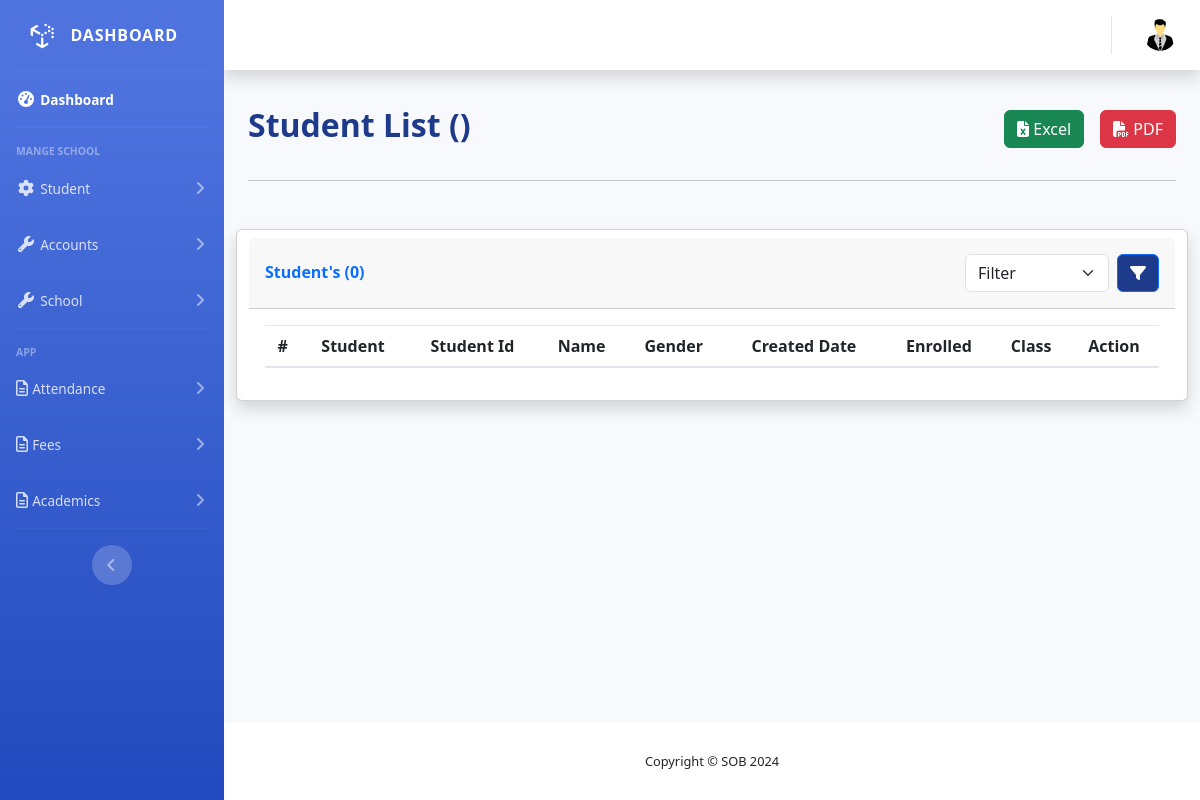
The page /student/students/ on the database as committed earlier.
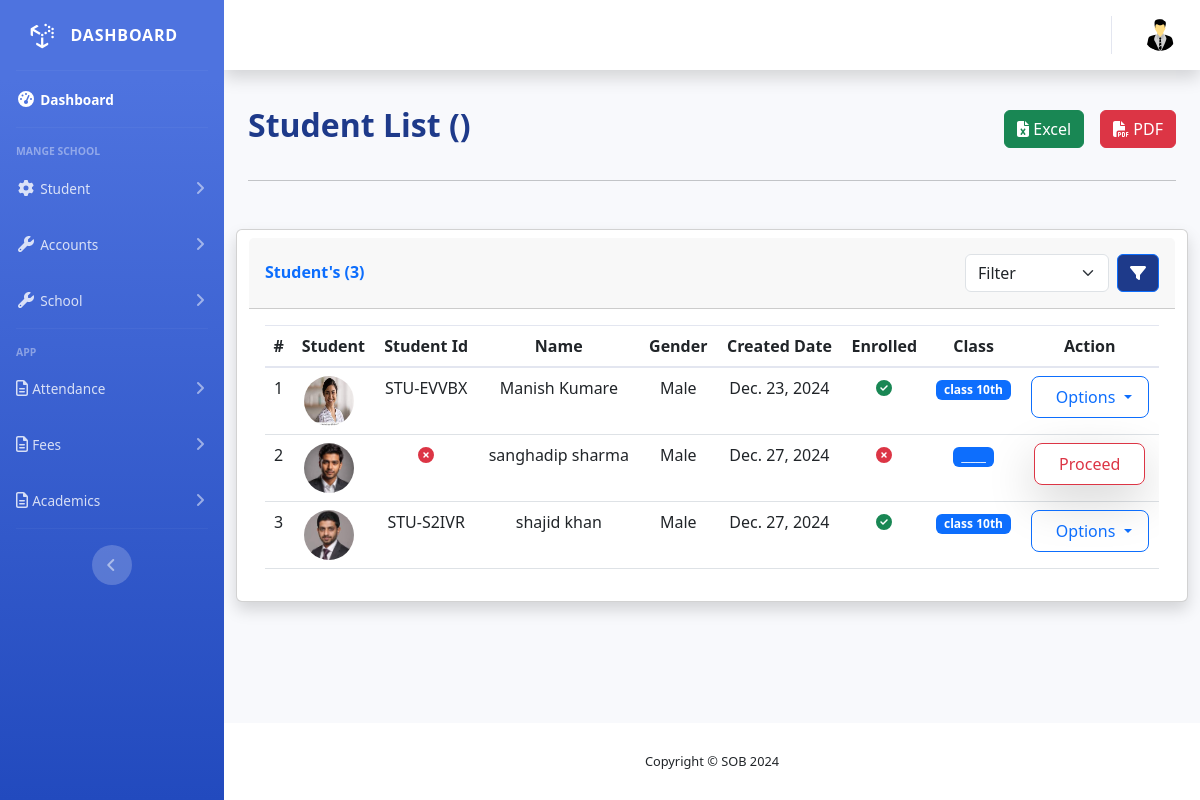
The same page on the database as committed later.
### student/models.py (models this page shows, shortened)
class Student(models.Model):
    user = models.OneToOneField(User, on_delete=models.CASCADE, related_name='student', null=True, blank=True)
    first_name = models.CharField(max_length=100)
    last_name = models.CharField(max_length=100)
    date_of_birth = models.DateField()
    gender = models.CharField(max_length=10, choices=[('male', 'Male'), ('female', 'Female')])
    adhar_number = models.CharField(
        max_length=12,  # Ensures the field allows a maximum of 12 characters
        validators=[RegexValidator(r'^\d{12}$', message="Aadhar number must be exactly 12 digits.")],
        unique=True,  # Enforces uniqueness in the database
        verbose_name="Aadhar Number"
    )
    religion = models.CharField(max_length=50, choices=RELIGION_CHOICES)
    photo = models.ImageField(upload_to='student_photos/', blank=True, null=True, verbose_name="Student Photo", help_text="Upload a valid image file (JPG, PNG, etc.) not exceeding 500 KB.", height_field=None, width_field=None)
    profile_creation_date = models.DateField(auto_now_add=True)
    last_school_name = models.CharField(max_length=255)
    last_class_attended = models.CharField(max_length=100)
    examination_board = models.CharField(max_length=100)
    percentage_or_grade = models.CharField(max_length=50)  # Can store percentage or grade
    leaving_certificate_date = models.DateField(null=True, blank=True)
    leaving_certificate_number = models.CharField(max_length=100)
    nationality = models.CharField(max_length=10, choices=[('in', 'India'), ('o', 'Other')])
    residential_address = models.TextField(max_length=70)
    residential_city = models.CharField(max_length=100)
    residential_state = models.CharField(max_length=100 , choices=INDIAN_STATES)
    residential_pin_code = models.CharField(max_length=6, validators=[RegexValidator(r'^\d{6}$')])
    permanent_address = models.TextField(max_length=70)
    permanent_city = models.CharField(max_length=100)
    permanent_state = models.CharField(max_length=100, choices=INDIAN_STATES)
    permanent_pin_code = models.CharField(max_length=6, validators=[RegexValidator(r'^\d{6}$')])
    local_guardian_name = models.CharField(max_length=100, null=True, blank=True)
    local_guardian_mobile = models.CharField(max_length=15, null=True, blank=True)
    local_guardian_address = models.TextField(null=True, blank=True)
    local_guardian_health_problem = models.TextField(null=True, blank=True)
    relation_to_guardian = models.CharField(max_length=50, blank=True, null=True, help_text="Relation to the guardian, e.g. Uncle, Aunt")
    father_name = models.CharField(max_length=100)
    father_age = models.IntegerField(null=True, blank=True)
    father_education = models.CharField(max_length=100, null=True, blank=True)
    father_occupation = models.CharField(max_length=100, null=True, blank=True)
    father_organisation = models.CharField(max_length=100, null=True, blank=True)
    father_designation = models.CharField(max_length=100,null=True, blank=True)
    father_languages_known = models.CharField(max_length=200, null=True, blank=True)
    father_mobile_number = models.CharField(max_length=10)
    father_email = models.EmailField(null=True, blank=True)
    father_phone = models.CharField(max_length=20, null=True, blank=True)
    father_annual_income = models.DecimalField(max_digits=12, decimal_places=2,null=True, blank=True)
    mother_name = models.CharField(max_length=100)
    mother_age = models.IntegerField(null=True, blank=True)
    mother_education = models.CharField(max_length=100,null=True, blank=True)
    mother_occupation = models.CharField(max_length=100,null=True, blank=True)
    mother_organisation = models.CharField(max_length=100,null=True, blank=True)
    mother_designation = models.CharField(max_length=100,null=True, blank=True)
    mother_languages_known = models.CharField(max_length=200, null=True, blank=True)
    mother_mobile_number = models.CharField(max_length=10)
    mother_email = models.EmailField(null=True, blank=True)
    mother_phone = models.CharField(max_length=20,null=True, blank=True)
    mother_annual_income = models.DecimalField(max_digits=12, decimal_places=2,null=True, blank=True)

class Enrollment(models.Model):
    student = models.ForeignKey(Student, on_delete=models.CASCADE, related_name='enrollments')
    academic_year = models.ForeignKey(AcademicYear, on_delete=models.CASCADE, related_name='enrollments')
    standard = models.ForeignKey(Class, on_delete=models.CASCADE, related_name='enrollments')
    enrollment_date = models.DateField(auto_now_add=True)
    cancel_enroll = models.BooleanField(default=False)
    class Meta:
        unique_together = ('student','academic_year')

### accounts/models.py (models this page shows, shortened)
class User(AbstractUser):
    USER_TYPE_CHOICES = (
        ('M', 'Management Admin'),
        ('STA', 'Staff'),
        ('P', 'Principal'),
        ('T', 'Teacher'),
        ('STU', 'Student'),
    )
    user_type = models.CharField(max_length=20, choices=USER_TYPE_CHOICES)
    user_id = models.CharField(max_length=20, blank=True)
    is_active = models.BooleanField(default=True)
    history = HistoricalRecords()

### core/models.py (models this page shows)
class Class(models.Model):
    name = models.CharField(max_length=50, help_text="Class 1st etc...")
    section = models.CharField(max_length=1, choices=LETTER_CHOICES,null=True, blank=True)
    alias = models.CharField(max_length=20, null=True, blank=True)
    user = models.ForeignKey(User, on_delete=models.SET_NULL, null=True, blank=True,related_name='class_teacher_of', limit_choices_to={'user_type': 'T'}, verbose_name="Class Teacher")
    total_students = models.PositiveIntegerField(default=0)
    class_monitor_boy = models.ForeignKey(User, on_delete=models.SET_NULL, null=True, blank=True, related_name='monitor_boy_of', limit_choices_to={'user_type': 'STU'},)
    class_monitor_girl = models.ForeignKey(User, on_delete=models.SET_NULL, null=True, blank=True, related_name='monitor_girl_of', limit_choices_to={'user_type': 'STU'},)
    subjects = models.ManyToManyField(Subject, related_name='classes')
    history = HistoricalRecords()
    def __str__(self):
        return f"{self.name} {self.section or ''}"

### student/views.py (the view, shortened to what this page needs)
# urls.py: path('students/', StudentListView.as_view(), name='student-list'), #all students
class StudentListView(ListView):
    model = Student
    context_object_name = 'students'
    def get_queryset(self):
        students = Student.objects.all()
        return students.order_by('id')
    def get_context_data(self, **kwargs):
        context = super().get_context_data(**kwargs)
        return context

### core/models.py (called while the page is built)
    def __str__(self):
        return self.name

### student/templates/student/student_list.html (shortened to what the changed rows need)
{% extends "base.html" %}
{% load static %}
{% block head %}
<link rel="stylesheet" href="https://cdnjs.cloudflare.com/ajax/libs/twitter-bootstrap/5.3.0/css/bootstrap.min.css">
<link rel="stylesheet" href="https://cdn.datatables.net/2.1.8/css/dataTables.bootstrap5.css">
{% endblock head %}
{% block main %}
<div class="container">
        <div class="d-flex justify-content-between align-items-center">
          <h2 class="fw-bold text-start" style="color:#1E3A8A;">Student List ({{ac_year}})</h2>
        </div>
      <div class="row mt-5">
        <div class="card shadow mb-4">
          <div class="card-header py-3 mt-2">
            <div class="d-flex justify-content-between align-items-center">
              <h6 class="m-0 font-weight-bold text-primary">Student's ({{students.all.count}})</h6>
              <form action="" method="get" class="d-flex w-auto">
                <div class="me-2">
                </div>
                <button type="submit" id="filter-btn" class="btn btn-primary" style="background-color:#1E3A8A;">
                </button>
              </form>
            </div>
          </div>
          <div class="card-body">
              <div class="table-responsive">
                <table id="myTable" class="table text-center" style="width:100%">
                  <thead>
                      <tr class="text-center">
                          <th class="text-center">#</th>
                          <th class="text-center">Student</th>
                          <th class="text-center">Student Id</th>
                          <th class="text-center">Name</th>
                          <th class="text-center">Gender</th>
                          <th class="text-center">Created Date</th>
                          <th class="text-center">Enrolled</th>
                          <th class="text-center">Class</th>
                          <th class="text-center">Action</th>
                      </tr>
                  </thead>
                  <tbody>
                    {% for student in students %}
                      <tr>
                        <td class="text-center">{{forloop.counter}}</td>
                          <td>
                              {% if student.photo %}
                              <img src="{{student.photo.url}}" alt="" class="avatar-sm rounded-circle me-2" style="width: 50px; height: 50px;"/>
                              {% else %}
                              <img src="{% static "core/img/profile.png" %}" alt="" class="avatar-sm rounded-circle me-2" style="width: 50px; height: 50px;"/>
                              {% endif %}
                          </td>
                          <td>{% if student.user %}{{student.user.user_id}}{% else %}<i class="fa-solid fa-circle-xmark text-danger"> </i> {% endif %}</td>
                          <td>{{student.first_name}} {{student.last_name}}</td>
                          <td>{{student.gender|capfirst }}</td>
                          <td>{{student.profile_creation_date}}</td>
                          <td>
                            {% if student.enrollments.exists %}
                              <p data-bs-toggle="tooltip" data-bs-placement="top" data-bs-title="{% for ay in student.enrollments.all %}{{ay.academic_year}},{% endfor %}"><i class="fa-solid fa-circle-check text-success"></i></p>
                            {% else %}
                              <i class="fa-solid fa-circle-xmark text-danger"> </i>
                            {% endif %}
                          </td>
                          <td>
                            {% if student.enrollments.exists %}
                            <span class="badge text-bg-primary">{{student.enrollments.first.standard}}</span>
                            {% else %}
                            <span class="badge text-bg-primary">_____</span>
                            {% endif %}
                          </td>
                          {% if student.enrollments.exists %}
                          <td>
                            <ul class="list-inline mb-0">
                                <li class="list-inline-item dropdown">
                                    <button class="btn btn-outline-primary dropdown-toggle px-3 py-2 rounded-3 font-size-16"
                                            type="button"
                                            id="dropdownMenuButton"
                                            data-bs-toggle="dropdown"
                                            aria-expanded="false">
                                         Options
                                    </button>
                                </li>
                            </ul>
                        </td>
                        {% else %}
                        <td class="text-center">
                        <a href="{% url "enroll_step2" student.id %}">
                          <button type="button" class="btn btn-outline-danger shadow-lg py-2 px-4 rounded-3">Proceed</button>
                        </a>
                        </td>
                        {% endif %}
                      </tr>
                    {% endfor %}
                  </tbody>
              </table>
              </div>
          </div>
        </div>
      </div>
</div>
{% endblock main %}

Rows that differ between the two databases and show on the page:
added Student: photo (picture), user.user_id "STU-EVVBX", first_name "Manish", last_name "Kumare", gender "Male", profile_creation_date "Dec. 23, 2024", enrollments.first.standard "class 10th"
added Student: photo (picture), first_name "sanghadip", last_name "sharma", gender "Male", profile_creation_date "Dec. 27, 2024", shows "_____", shows "Proceed"
added Student: photo (picture), user.user_id "STU-S2IVR", first_name "shajid", last_name "khan", gender "Male", profile_creation_date "Dec. 27, 2024", enrollments.first.standard "class 10th"
Other text that changed with them:
{{ students.all.count }}: "0" → "3"
